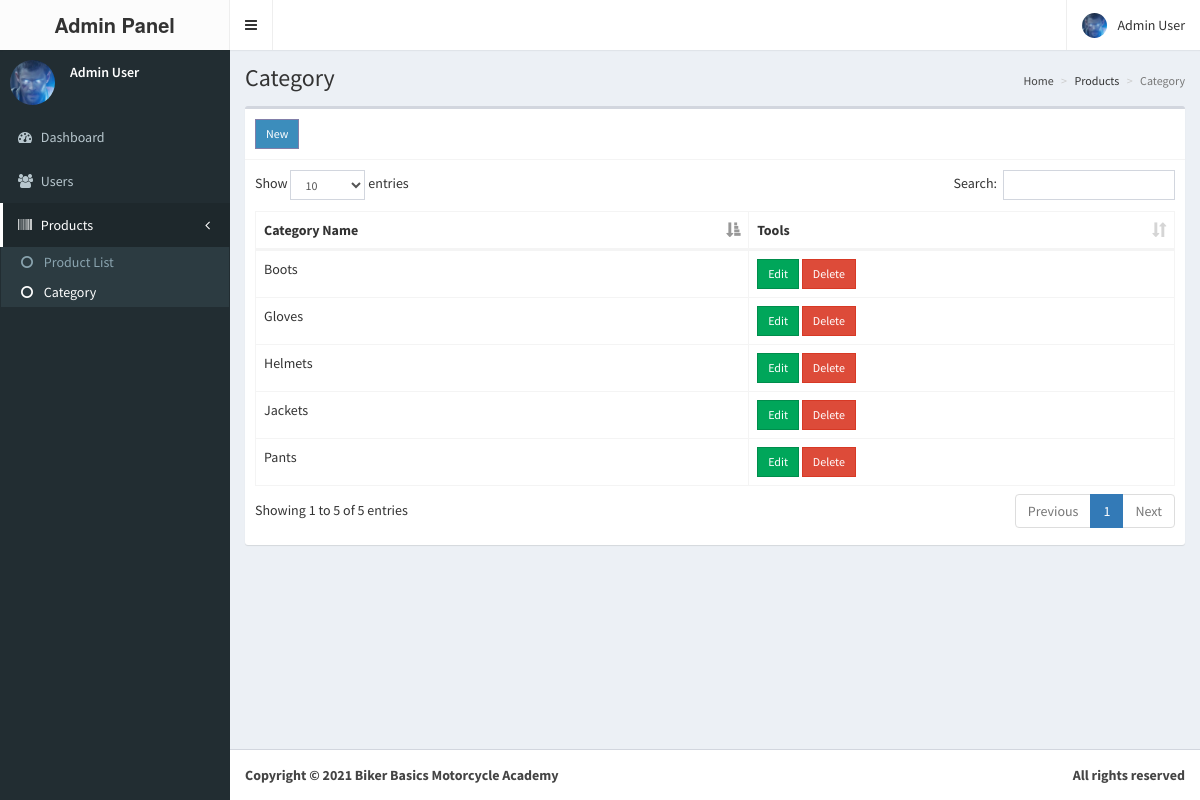
Page /bbmashop/admin/category.php (signed in) on the committed database.
### tables this page shows
CREATE TABLE `users` (
  `id` int(11) NOT NULL,
  `email` varchar(200) NOT NULL,
  `password` varchar(60) NOT NULL,
  `type` int(1) NOT NULL,
  `firstname` varchar(50) NOT NULL,
  `lastname` varchar(50) NOT NULL,
  `address` text NOT NULL,
  `contact_info` varchar(100) NOT NULL,
  `photo` varchar(200) NOT NULL,
  `status` int(1) NOT NULL,
  `activate_code` varchar(15) NOT NULL,
  `reset_code` varchar(15) NOT NULL,
  `created_on` date NOT NULL
);

CREATE TABLE `category` (
  `id` int(11) NOT NULL,
  `name` varchar(100) NOT NULL,
  `cat_slug` varchar(150) NOT NULL
);

### bbmashop/admin/includes/session.php (called while the page is built, shortened)
<?php
	include '../includes/conn.php';
	$conn = $pdo->open();
	$stmt = $conn->prepare("SELECT * FROM users WHERE id=:id");
	$stmt->execute(['id'=>$_SESSION['admin']]);
	$admin = $stmt->fetch();
?>

### bbmashop/admin/category.php (the view, shortened to what this page needs)
<?php include 'includes/session.php'; ?>
<?php include 'includes/header.php'; ?>
<body class="hold-transition skin-black sidebar-mini">
<div class="wrapper">
  <?php include 'includes/navbar.php'; ?>
  <?php include 'includes/menubar.php'; ?>
  <div class="content-wrapper">
    <section class="content-header">
      <h1>
        Category
      </h1>
      <ol class="breadcrumb">
        <li><a href="#">Home</a></li>
        <li>Products</li>
        <li class="active">Category</li>
      </ol>
    </section>
    <section class="content">
      <div class="row">
        <div class="col-xs-12">
          <div class="box">
            <div class="box-header with-border">
              <a href="#addnew" data-toggle="modal" class="btn btn-primary btn-sm btn-flat">New</a>
            </div>
            <div class="box-body">
              <table id="example1" class="table table-bordered">
                <thead>
                  <th>Category Name</th>
                  <th>Tools</th>
                </thead>
                <tbody>
                  <?php
                    $conn = $pdo->open();
                    try{
                      $stmt = $conn->prepare("SELECT * FROM category");
                      $stmt->execute();
                      foreach($stmt as $row){
                        echo "
                          <tr>
                            <td>".$row['name']."</td>
                            <td>
                              <button class='btn btn-success btn-sm edit btn-flat' data-id='".$row['id']."'>Edit</button>
                              <button class='btn btn-danger btn-sm delete btn-flat' data-id='".$row['id']."'>Delete</button>
                            </td>
                          </tr>
                        ";
                      }
                    }
                    catch(PDOException $e){
                      echo $e->getMessage();
                    }
                  ?>
                </tbody>
              </table>
            </div>
          </div>
        </div>
      </div>
    </section>
  </div>
  	<?php include 'includes/footer.php'; ?>
</div>
</body>
</html>

### bbmashop/admin/includes/navbar.php (shortened to what this page needs)
<header class="main-header">
  <a href="#" class="logo">
    <span class="logo-lg"><b>Admin Panel</b></span>
  </a>
  <nav class="navbar navbar-static-top">
    <a href="#" class="sidebar-toggle" data-toggle="push-menu" role="button">
    </a>
    <div class="navbar-custom-menu">
      <ul class="nav navbar-nav">
        <li class="dropdown user user-menu">
          <a href="#" class="dropdown-toggle" data-toggle="dropdown">
            <img src="<?php echo (!empty($admin['photo'])) ? '../images/'.$admin['photo'] : '../images/profile.jpg'; ?>" class="user-image" alt="User Image">
            <span class="hidden-xs"><?php echo $admin['firstname'].' '.$admin['lastname']; ?></span>
          </a>
        </li>
      </ul>
    </div>
  </nav>
</header>

### bbmashop/admin/includes/menubar.php
<aside class="main-sidebar">
  <section class="sidebar">
    <div class="user-panel">
      <div class="pull-left image">
        <img src="<?php echo (!empty($admin['photo'])) ? '../images/'.$admin['photo'] : '../images/profile.jpg'; ?>" class="img-circle" alt="User Image">
      </div>
      <div class="pull-left info">
        <p><?php echo $admin['firstname'].' '.$admin['lastname']; ?></p>
      </div>
    </div>
    <ul class="sidebar-menu" data-widget="tree">
      <li><a href="home.php"><i class="fa fa-dashboard"></i> <span>Dashboard</span></a></li>
      <li><a href="users.php"><i class="fa fa-users"></i> <span>Users</span></a></li>
      <li class="treeview">
        <a href="#">
          <i class="fa fa-barcode"></i>
          <span>Products</span>
          <span class="pull-right-container">
            <i class="fa fa-angle-left pull-right"></i>
          </span>
        </a>
        <ul class="treeview-menu">
          <li><a href="products.php"><i class="fa fa-circle-o"></i> Product List</a></li>
          <li><a href="category.php"><i class="fa fa-circle-o"></i> Category</a></li>
        </ul>
      </li>
    </ul>
  </section>
</aside>

### rows in the picture
users: photo (picture), firstname "Admin", lastname "User"
category: name "Helmets"
category: name "Gloves"
category: name "Jackets"
category: name "Pants"
category: name "Boots"
